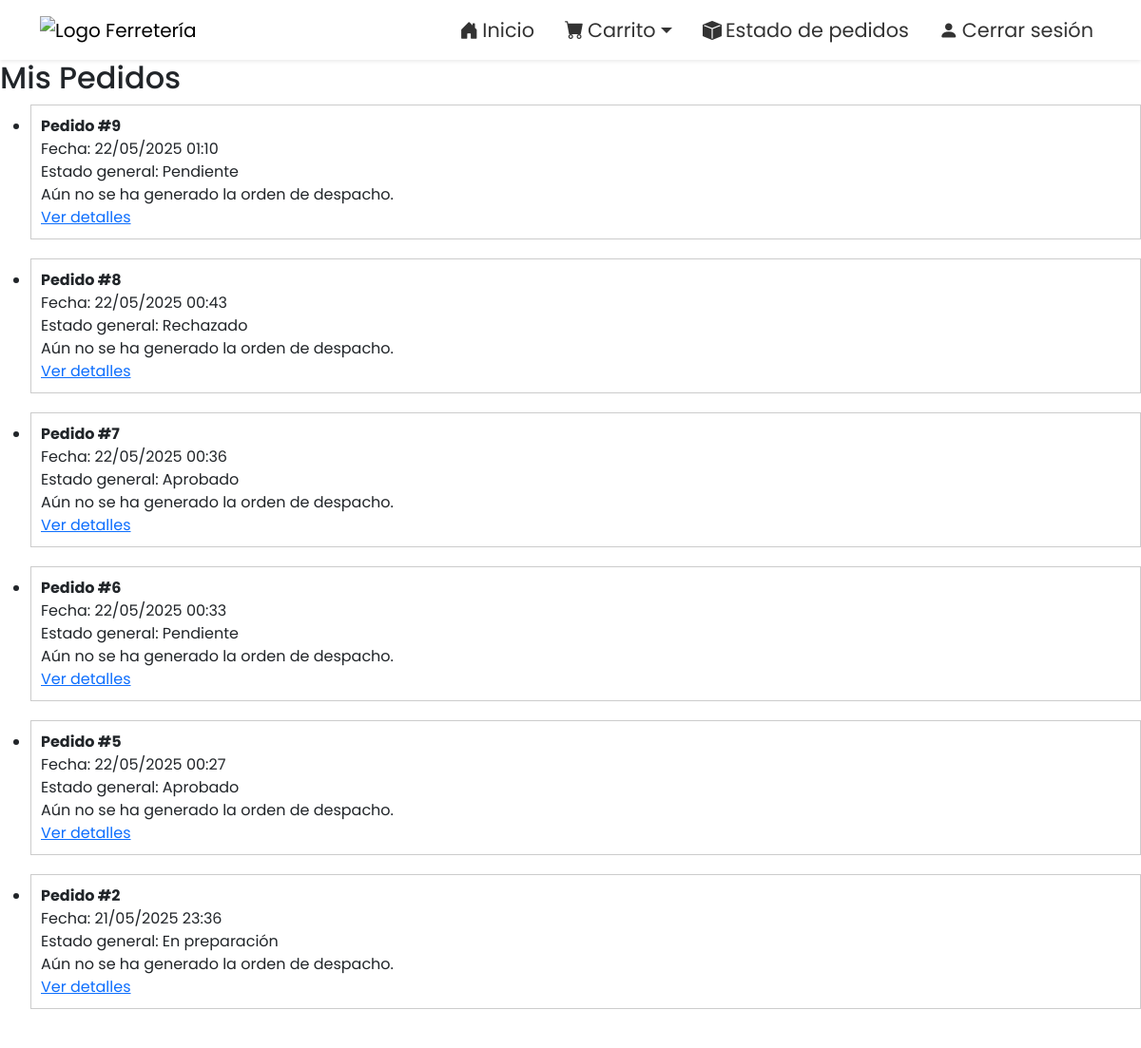
The app's page /mis_pedidos/ (signed in, upper part), older data.
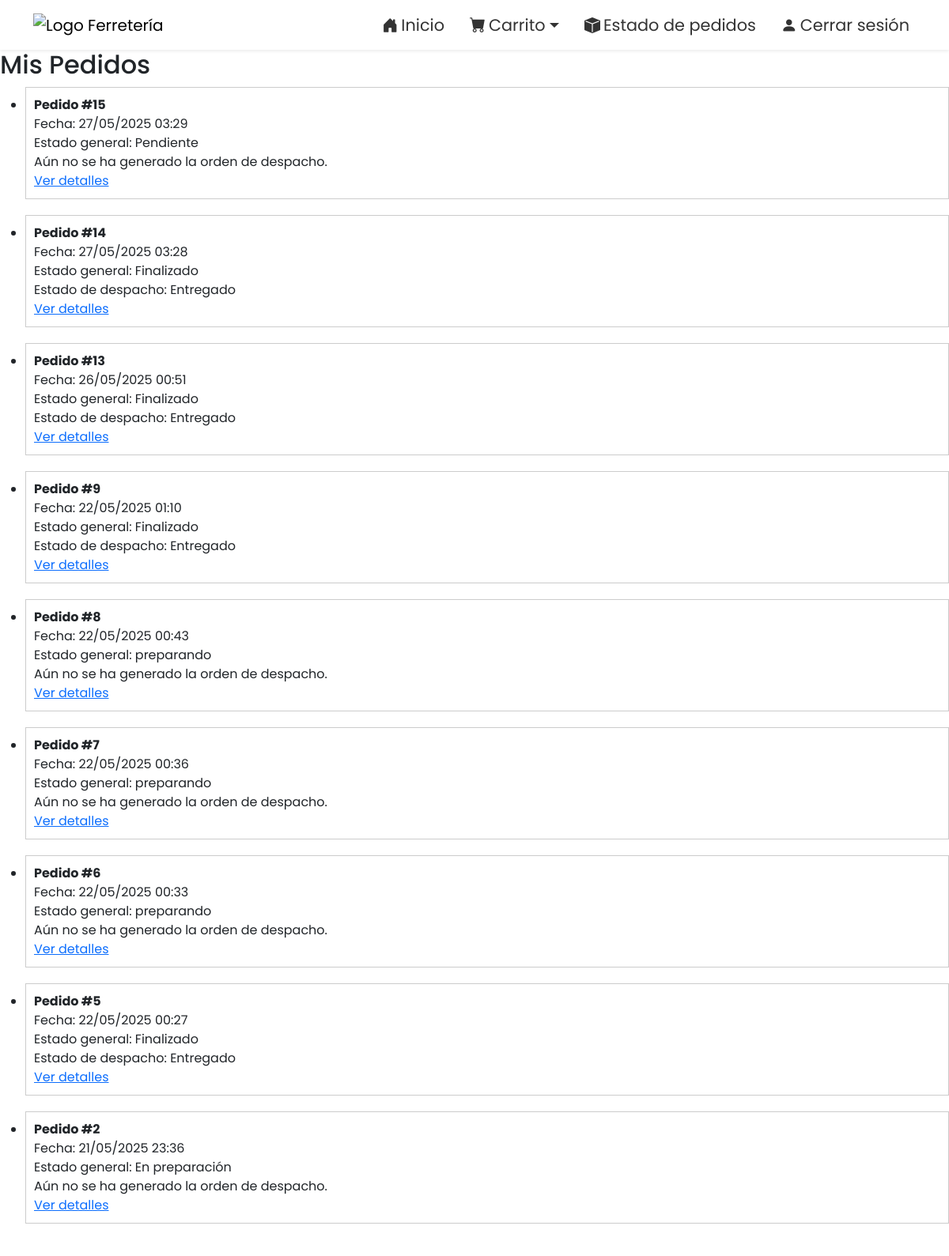
The same page, newer data.
### tienda/models.py (models this page shows, shortened)
class Pedido(models.Model):
    ESTADOS = [
        ('pendiente', 'Pendiente'),
        ('aprobado', 'Aprobado'),
        ('rechazado', 'Rechazado'),
        ('en_preparacion', 'En preparación'),
        ('enviado', 'Enviado'),
        ('entregado', 'Entregado'),
        ('finalizado', 'Finalizado'),
    ]
    usuario = models.ForeignKey(User, on_delete=models.SET_NULL, null=True, blank=True)
    fecha_creacion = models.DateTimeField(auto_now_add=True)
    estado = models.CharField(max_length=20, choices=ESTADOS, default='pendiente')
    datos_compra = models.OneToOneField('DatosCompra', on_delete=models.CASCADE, null=True, blank=True)

class OrdenDespacho(models.Model):
    pedido = models.OneToOneField(Pedido, on_delete=models.CASCADE, related_name='orden_despacho')
    fecha_creacion = models.DateTimeField(auto_now_add=True)
    observaciones = models.TextField(blank=True, null=True)
    motivo_rechazo = models.TextField(blank=True, null=True)
    estado = models.CharField(max_length=20, choices=[
        ('pendiente', 'Pendiente'),
        ('preparando', 'Preparando'),
        ('listo', 'Listo para entregar'),
        ('enviado', 'Enviado'),
        ('entregado', 'Entregado'),
    ], default='pendiente')

### tienda/views.py (the view)
# urls.py: path('mis_pedidos/', views.estado_pedidos_usuario, name='estado_pedidos'),
@login_required
def estado_pedidos_usuario(request):
    pedidos = Pedido.objects.filter(usuario=request.user).order_by('-fecha_creacion').select_related('orden_despacho')
    return render(request, 'tienda/estado_pedidos.html', {'pedidos': pedidos})

### tienda/context_processors.py (called while the page is built, shortened)
def carrito_context(request):
    carrito = request.session.get('carrito', {})
    items = []
    total = 0
    return {
        'carrito_items': items,
        'carrito_total': total
    }

### tienda/templates/tienda/estado_pedidos.html
{% extends "base.html" %}
{% block content %}
<h2>Mis Pedidos</h2>
{% if pedidos %}
    <ul>
    {% for pedido in pedidos %}
        <li style="margin-bottom: 20px; border: 1px solid #ccc; padding: 10px;">
            <strong>Pedido #{{ pedido.id }}</strong><br>
            Fecha: {{ pedido.fecha_creacion|date:"d/m/Y H:i" }}<br>
            Estado general: {{ pedido.get_estado_display }}<br>
            {% if pedido.orden_despacho %}
                Estado de despacho: {{ pedido.orden_despacho.get_estado_display }}
            {% else %}
                Aún no se ha generado la orden de despacho.
            {% endif %}
            <br><a href="{% url 'detalle_pedido' pedido.id %}">Ver detalles</a>
        </li>
    {% endfor %}
    </ul>
{% else %}
    <p>No tienes pedidos registrados.</p>
{% endif %}
{% endblock %}

Row changes from the older to the newer data that the page shows:
added Pedido: id "15", fecha_creacion "27/05/2025 03:29", estado "Pendiente", shows "Aún no se ha generado la orden de despacho."
added Pedido: id "14", fecha_creacion "27/05/2025 03:28", estado "Finalizado", orden_despacho.estado "Entregado"
added Pedido: id "13", fecha_creacion "26/05/2025 00:51", estado "Finalizado", orden_despacho.estado "Entregado"
changed Pedido id 9: estado "Pendiente" → "Finalizado"; orden_despacho.estado (not shown) → "Entregado"; text "Aún no se ha generado la orden de despacho." → "Estado de despacho:"
changed Pedido id 8: estado "Rechazado" → "preparando"
changed Pedido id 7: estado "Aprobado" → "preparando"
changed Pedido id 6: estado "Pendiente" → "preparando"
changed Pedido id 5: estado "Aprobado" → "Finalizado"; orden_despacho.estado (not shown) → "Entregado"; text "Aún no se ha generado la orden de despacho." → "Estado de despacho:"
